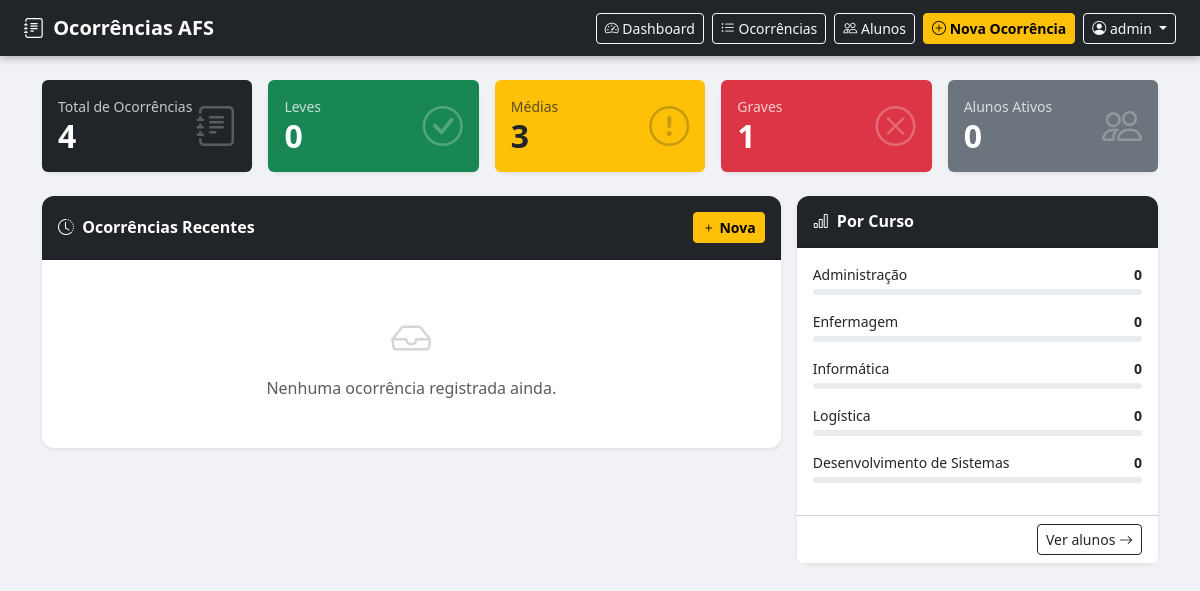
The app's page / (signed in), older data.
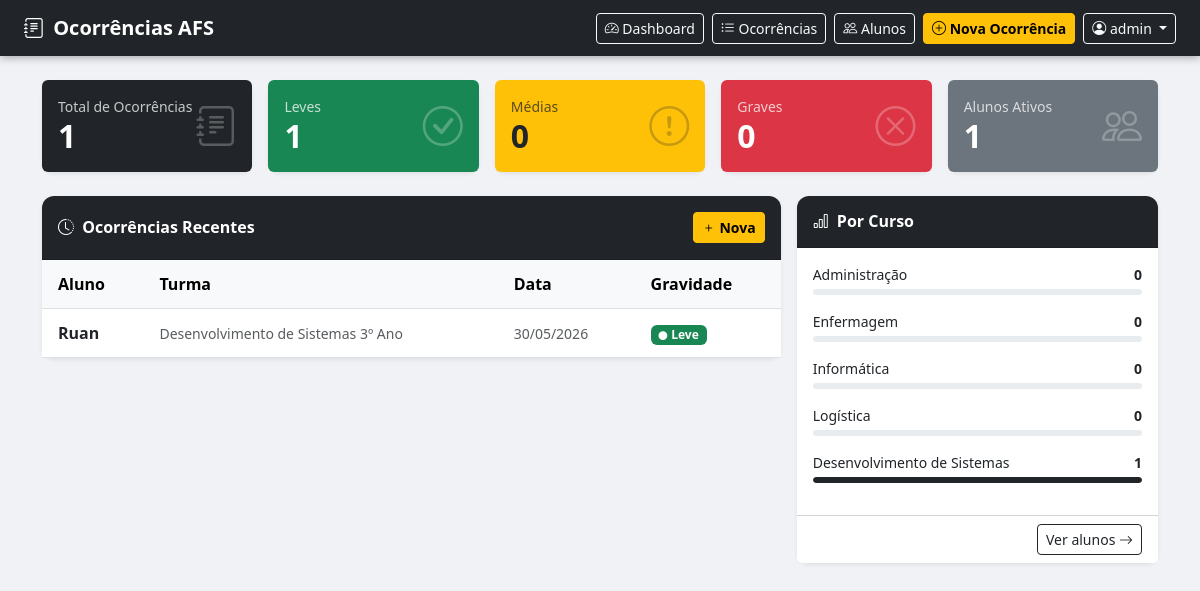
The same page, newer data.
### ocorrencias/models.py (models this page shows, shortened)
class Ocorrencia(models.Model):
    class Gravidade(models.TextChoices):
        LEVE = 'leve', 'Leve'
        MEDIA = 'media', 'Média'
        GRAVE = 'grave', 'Grave'
    aluno = models.ForeignKey(
        Aluno,
        on_delete=models.PROTECT,  # ← PROTECT, não CASCADE
        related_name='ocorrencias'
    )
    registrado_por = models.ForeignKey(
        'auth.User',
        on_delete=models.SET_NULL,
        null=True,
        related_name='ocorrencias_registradas'
    )
    data = models.DateField(db_index=True)
    descricao = models.TextField()
    gravidade = models.CharField(
        max_length=10,
        choices=Gravidade.choices,
        default=Gravidade.LEVE,
        db_index=True,
    )
    criado_em = models.DateTimeField(auto_now_add=True)
    atualizado_em = models.DateTimeField(auto_now=True)
    class Meta:
        ordering     = ['-criado_em']
        verbose_name = 'Ocorrência'
        verbose_name_plural = 'Ocorrências'

class Aluno(models.Model):
    class Curso(models.TextChoices):
        ADMINISTRACAO = 'administracao', 'Administração'
        ENFERMAGEM = 'enfermagem', 'Enfermagem'
        INFORMATICA = 'informatica', 'Informática'
        LOGISTICA = 'logistica', 'Logística'
        DS = 'ds', 'Desenvolvimento de Sistemas'
    ANOS = [(1, '1º Ano'), (2, '2º Ano'), (3, '3º Ano')]
    matricula = models.CharField(max_length=20, unique=True, db_index=True)
    nome = models.CharField(max_length=200, db_index=True)
    curso = models.CharField(max_length=50, choices=Curso.choices, db_index=True)
    ano = models.PositiveSmallIntegerField(choices=ANOS, db_index=True)
    ativo = models.BooleanField(default=True)
    @property
    def turma(self):
        return f'{self.get_curso_display()} {self.get_ano_display()}'
    class Meta:
        ordering     = ['nome']
        verbose_name = 'Aluno'
        verbose_name_plural = 'Alunos'

### ocorrencias/views.py (the view)
# urls.py: path("", views.dashboard, name="dashboard"),
@login_required
def dashboard(request):
    stats = Ocorrencia.objects.aggregate(
        total=Count("id"),
        leves=Count("id", filter=Q(gravidade="leve")),
        medias=Count("id", filter=Q(gravidade="media")),
        graves=Count("id", filter=Q(gravidade="grave")),
    )
    cursos_qs = (
        Ocorrencia.objects
        .values("aluno__curso")
        .annotate(quantidade=Count("id"))
        .order_by("-quantidade")
    )
    cursos_dict = {item["aluno__curso"]: item["quantidade"] for item in cursos_qs}
    cursos_data = [
        {"curso": label, "quantidade": cursos_dict.get(valor, 0)}
        for valor, label in Aluno.Curso.choices
    ]
    context = {
        "total":       stats["total"],
        "leves":       stats["leves"],
        "medias":      stats["medias"],
        "graves":      stats["graves"],
        "recentes":    Ocorrencia.objects.select_related("aluno").all()[:5],
        "cursos_data": cursos_data,
        "total_alunos": Aluno.objects.filter(ativo=True).count(),
    }
    return render(request, "ocorrencias/dashboard.html", context)

### ocorrencias/templates/ocorrencias/dashboard.html (shortened to what this page needs)
{% extends 'ocorrencias/base.html' %}
{% block content %}
<div class="row g-3 mb-4">
  <div class="col-sm-6 col-xl">
    <div class="card shadow-sm h-100">
      <div class="card-body d-flex justify-content-between align-items-center bg-dark text-white rounded">
        <div>
          <p class="mb-0 small opacity-75">Total de Ocorrências</p>
          <h2 class="mb-0 fw-bold">{{ total }}</h2>
        </div>
        <i class="bi bi-journal-text fs-1 opacity-25"></i>
      </div>
    </div>
  </div>
  <div class="col-sm-6 col-xl">
    <div class="card shadow-sm h-100">
      <div class="card-body d-flex justify-content-between align-items-center bg-success text-white rounded">
        <div>
          <p class="mb-0 small opacity-75">Leves</p>
          <h2 class="mb-0 fw-bold">{{ leves }}</h2>
        </div>
        <i class="bi bi-check-circle fs-1 opacity-25"></i>
      </div>
    </div>
  </div>
  <div class="col-sm-6 col-xl">
    <div class="card shadow-sm h-100">
      <div class="card-body d-flex justify-content-between align-items-center bg-warning text-dark rounded">
        <div>
          <p class="mb-0 small opacity-75">Médias</p>
          <h2 class="mb-0 fw-bold">{{ medias }}</h2>
        </div>
        <i class="bi bi-exclamation-circle fs-1 opacity-25"></i>
      </div>
    </div>
  </div>
  <div class="col-sm-6 col-xl">
    <div class="card shadow-sm h-100">
      <div class="card-body d-flex justify-content-between align-items-center bg-danger text-white rounded">
        <div>
          <p class="mb-0 small opacity-75">Graves</p>
          <h2 class="mb-0 fw-bold">{{ graves }}</h2>
        </div>
        <i class="bi bi-x-circle fs-1 opacity-25"></i>
      </div>
    </div>
  </div>
  <div class="col-sm-6 col-xl">
    <div class="card shadow-sm h-100">
      <div class="card-body d-flex justify-content-between align-items-center bg-secondary text-white rounded">
        <div>
          <p class="mb-0 small opacity-75">Alunos Ativos</p>
          <h2 class="mb-0 fw-bold">{{ total_alunos }}</h2>
        </div>
        <i class="bi bi-people fs-1 opacity-25"></i>
      </div>
    </div>
  </div>
</div>
<div class="row g-3">
  <div class="col-lg-8">
    <div class="card shadow-sm">
      <div class="card-header bg-dark text-white d-flex justify-content-between align-items-center py-3">
        <h6 class="mb-0 fw-semibold">
          <i class="bi bi-clock-history me-1"></i> Ocorrências Recentes
        </h6>
        <a href="{% url 'cadastrar' %}" class="btn btn-warning btn-sm fw-semibold">
          <i class="bi bi-plus"></i> Nova
        </a>
      </div>
      <div class="card-body p-0">
        {% if recentes %}
        <table class="table table-hover mb-0 align-middle">
          <thead class="table-light">
            <tr>
              <th class="ps-3">Aluno</th>
              <th>Turma</th>
              <th>Data</th>
              <th>Gravidade</th>
            </tr>
          </thead>
          <tbody>
            {% for oc in recentes %}
            <tr>
              <td class="ps-3">
                <a href="{% url 'detalhe' oc.pk %}" class="text-decoration-none text-dark fw-semibold">
                  {{ oc.aluno.nome }}
                </a>
              </td>
              <td class="text-muted small">{{ oc.aluno.turma }}</td>
              <td class="text-muted small">{{ oc.data|date:"d/m/Y" }}</td>
              <td>
                {% include "ocorrencias/partials/gravidade_badge.html" with gravidade=oc.gravidade %}
              </td>
            </tr>
            {% endfor %}
          </tbody>
        </table>
        {% else %}
        <div class="text-center text-muted py-5">
          <i class="bi bi-inbox fs-1 d-block mb-2 opacity-25"></i>
          Nenhuma ocorrência registrada ainda.
        </div>
        {% endif %}
      </div>
    </div>
  </div>
  <div class="col-lg-4">
    <div class="card shadow-sm">
      <div class="card-header bg-dark text-white py-3">
        <h6 class="mb-0 fw-semibold">
          <i class="bi bi-bar-chart me-1"></i> Por Curso
        </h6>
      </div>
      <div class="card-body">
        {% if total > 0 %}
          {% for item in cursos_data %}
          <div class="mb-3">
            <div class="d-flex justify-content-between small mb-1">
              <span class="text-truncate me-2">{{ item.curso }}</span>
              <span class="fw-bold text-nowrap">{{ item.quantidade }}</span>
            </div>
            <div class="progress rounded-pill" style="height:6px;">
              <div
                class="progress-bar bg-dark rounded-pill"
                style="width:{% widthratio item.quantidade total 100 %}%"
              ></div>
            </div>
          </div>
          {% endfor %}
        {% else %}
          <div class="text-center text-muted py-3 small">
            <i class="bi bi-bar-chart d-block fs-3 mb-1 opacity-25"></i>
            Sem dados ainda.
          </div>
        {% endif %}
      </div>
      <div class="card-footer bg-white text-end py-2">
        <a href="{% url 'listar_alunos' %}" class="btn btn-sm btn-outline-dark">
          Ver alunos <i class="bi bi-arrow-right"></i>
        </a>
      </div>
    </div>
  </div>
</div>
{% endblock %}

### ocorrencias/templates/ocorrencias/base.html (shortened to what this page needs)
<!doctype html>
<html lang="pt-br">
  <head>
    <link href="https://cdn.jsdelivr.net/npm/bootstrap@5.3.0/dist/css/bootstrap.min.css" rel="stylesheet" />
    <link href="https://cdn.jsdelivr.net/npm/bootstrap-icons@1.10.5/font/bootstrap-icons.css" rel="stylesheet" />
  </head>
  <body>
    <nav class="navbar navbar-dark bg-dark px-4">
      <a class="navbar-brand fw-bold fs-5" href="{% url 'dashboard' %}">
        <i class="bi bi-journal-text me-1"></i> Ocorrências AFS
      </a>
      <div class="d-flex align-items-center gap-2 flex-wrap">
        <a href="{% url 'dashboard' %}" class="btn btn-outline-light btn-sm">
          <i class="bi bi-speedometer2"></i> Dashboard
        </a>
        <a href="{% url 'listar' %}" class="btn btn-outline-light btn-sm">
          <i class="bi bi-list-ul"></i> Ocorrências
        </a>
        <a href="{% url 'listar_alunos' %}" class="btn btn-outline-light btn-sm">
          <i class="bi bi-people"></i> Alunos
        </a>
        <a href="{% url 'cadastrar' %}" class="btn btn-warning btn-sm fw-semibold">
          <i class="bi bi-plus-circle"></i> Nova Ocorrência
        </a>
        {% if user.is_authenticated %}
        <div class="dropdown">
          <button class="btn btn-outline-light btn-sm dropdown-toggle" type="button" data-bs-toggle="dropdown">
            <i class="bi bi-person-circle"></i>
            {{ user.get_full_name|default:user.username }}
          </button>
        </div>
        {% endif %}
      </div>
    </nav>
    <div class="container mt-4 pb-5">
      {% block content %}{% endblock %}
    </div>
  </body>
</html>

### ocorrencias/templates/ocorrencias/partials/gravidade_badge.html
{% if gravidade == 'leve' %}
  <span class="badge bg-success"><i class="bi bi-circle-fill me-1" style="font-size:.55rem"></i>Leve</span>
{% elif gravidade == 'media' %}
  <span class="badge bg-warning text-dark"><i class="bi bi-circle-fill me-1" style="font-size:.55rem"></i>Média</span>
{% else %}
  <span class="badge bg-danger"><i class="bi bi-circle-fill me-1" style="font-size:.55rem"></i>Grave</span>
{% endif %}

### ocorrencias/templates/ocorrencias/base.html (style rules this page uses)
body { background-color: #f0f2f5; }
.navbar { box-shadow: 0 2px 8px rgba(0,0,0,.3); }
.card { border: none; border-radius: .75rem; }
.card-header { border-radius: .75rem .75rem 0 0 !important; }
.table > :not(caption) > * > * { padding: .75rem 1rem; }

Row changes from the older to the newer data that the page shows:
added Ocorrencia: aluno.nome "Ruan", aluno.turma "Desenvolvimento de Sistemas 3º Ano", data "30/05/2026", gravidade "leve" (drawn)
Text that changed along with them:
{{ total }}: "4" → "1"
{{ leves }}: "0" → "1"
{{ medias }}: "3" → "0"
{{ graves }}: "1" → "0"
{{ total_alunos }}: "0" → "1"
text no longer shown: "Nenhuma ocorrência registrada ainda."
text now shown: "Aluno Turma Data Gravidade"
new list line: "Desenvolvimento de Sistemas 1"
list line gone: "Desenvolvimento de Sistemas 0"
